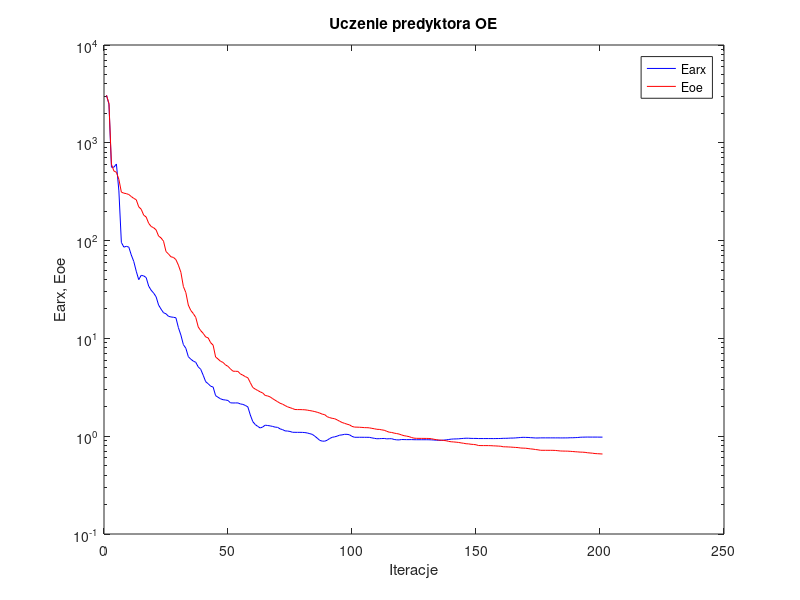
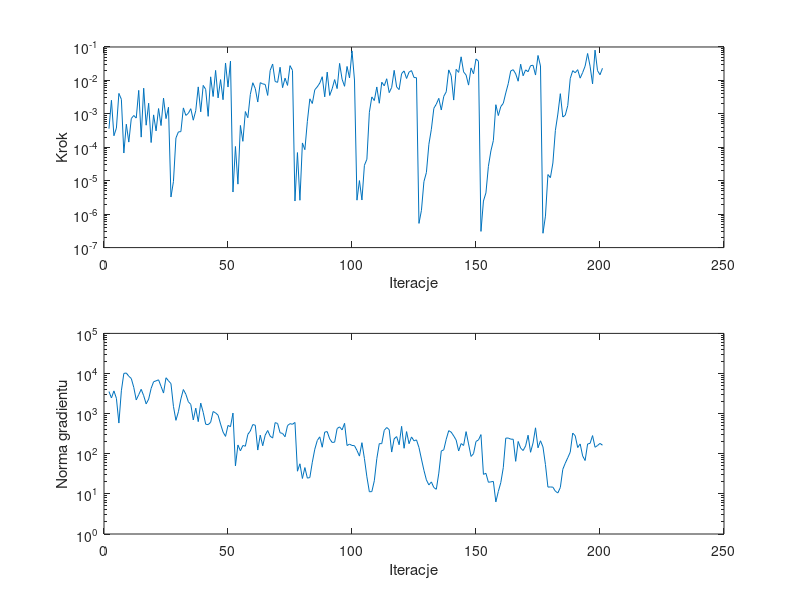

The MATLAB source for these figures, in order:
%uczenie predyktora oe
clear all;
n=0; farx(n+1)=3.067792e+003; foe(n+1)=3.060523e+003; wspucz(n+1)=0.000000e+000; ng(n+1)=0.000000e+000;
%odnowa zmiennej metryki
n=1; farx(n+1)=2.481435e+003; foe(n+1)=2.523756e+003; krok(n+1)=3.604935e-004; ng(n+1)=3.549037e+003;
n=2; farx(n+1)=5.621231e+002; foe(n+1)=6.031760e+002; krok(n+1)=2.547833e-003; ng(n+1)=2.456315e+003;
n=3; farx(n+1)=5.631688e+002; foe(n+1)=5.145396e+002; krok(n+1)=2.215284e-004; ng(n+1)=3.686579e+003;
n=4; farx(n+1)=6.073529e+002; foe(n+1)=4.996828e+002; krok(n+1)=3.748417e-004; ng(n+1)=2.412981e+003;
n=5; farx(n+1)=3.222175e+002; foe(n+1)=4.230248e+002; krok(n+1)=4.087375e-003; ng(n+1)=5.825334e+002;
n=6; farx(n+1)=9.591109e+001; foe(n+1)=3.131407e+002; krok(n+1)=2.728971e-003; ng(n+1)=3.712948e+003;
n=7; farx(n+1)=8.576862e+001; foe(n+1)=3.055381e+002; krok(n+1)=6.738910e-005; ng(n+1)=1.006654e+004;
n=8; farx(n+1)=8.742127e+001; foe(n+1)=3.022333e+002; krok(n+1)=4.898436e-004; ng(n+1)=1.028316e+004;
n=9; farx(n+1)=8.576748e+001; foe(n+1)=2.957975e+002; krok(n+1)=1.430113e-004; ng(n+1)=8.559681e+003;
n=10; farx(n+1)=7.130615e+001; foe(n+1)=2.822405e+002; krok(n+1)=7.209870e-004; ng(n+1)=7.517153e+003;
n=11; farx(n+1)=6.123633e+001; foe(n+1)=2.702223e+002; krok(n+1)=8.940659e-004; ng(n+1)=4.520904e+003;
n=12; farx(n+1)=4.862594e+001; foe(n+1)=2.618699e+002; krok(n+1)=7.476124e-004; ng(n+1)=2.197965e+003;
n=13; farx(n+1)=3.988054e+001; foe(n+1)=2.213921e+002; krok(n+1)=5.036156e-003; ng(n+1)=2.970622e+003;
n=14; farx(n+1)=4.413368e+001; foe(n+1)=2.092785e+002; krok(n+1)=2.015675e-004; ng(n+1)=4.039965e+003;
n=15; farx(n+1)=4.358424e+001; foe(n+1)=1.822012e+002; krok(n+1)=5.849663e-003; ng(n+1)=2.799427e+003;
n=16; farx(n+1)=4.191178e+001; foe(n+1)=1.743307e+002; krok(n+1)=4.576195e-004; ng(n+1)=1.748953e+003;
n=17; farx(n+1)=3.432986e+001; foe(n+1)=1.504937e+002; krok(n+1)=2.080994e-003; ng(n+1)=2.296669e+003;
n=18; farx(n+1)=3.110279e+001; foe(n+1)=1.394578e+002; krok(n+1)=1.387513e-004; ng(n+1)=4.244852e+003;
n=19; farx(n+1)=2.910594e+001; foe(n+1)=1.355111e+002; krok(n+1)=9.317073e-004; ng(n+1)=6.234162e+003;
n=20; farx(n+1)=2.668032e+001; foe(n+1)=1.287784e+002; krok(n+1)=3.093608e-004; ng(n+1)=6.561980e+003;
n=21; farx(n+1)=2.197201e+001; foe(n+1)=1.113914e+002; krok(n+1)=1.442683e-003; ng(n+1)=6.963176e+003;
n=22; farx(n+1)=1.992016e+001; foe(n+1)=1.065288e+002; krok(n+1)=4.470330e-004; ng(n+1)=4.793477e+003;
n=23; farx(n+1)=1.829932e+001; foe(n+1)=9.864115e+001; krok(n+1)=2.953444e-003; ng(n+1)=3.258485e+003;
n=24; farx(n+1)=1.785117e+001; foe(n+1)=7.731771e+001; krok(n+1)=7.209870e-004; ng(n+1)=7.844454e+003;
n=25; farx(n+1)=1.682390e+001; foe(n+1)=7.292265e+001; krok(n+1)=1.579878e-003; ng(n+1)=6.589375e+003;
%odnowa zmiennej metryki
n=26; farx(n+1)=1.656551e+001; foe(n+1)=6.828039e+001; krok(n+1)=3.261151e-006; ng(n+1)=5.591623e+003;
n=27; farx(n+1)=1.644533e+001; foe(n+1)=6.735647e+001; krok(n+1)=9.433029e-006; ng(n+1)=1.519833e+003;
n=28; farx(n+1)=1.624126e+001; foe(n+1)=6.388639e+001; krok(n+1)=1.895397e-004; ng(n+1)=6.810742e+002;
n=29; farx(n+1)=1.287913e+001; foe(n+1)=5.606523e+001; krok(n+1)=2.890024e-004; ng(n+1)=1.113838e+003;
n=30; farx(n+1)=1.082353e+001; foe(n+1)=4.744525e+001; krok(n+1)=2.939122e-004; ng(n+1)=2.326977e+003;
n=31; farx(n+1)=8.643014e+000; foe(n+1)=3.398050e+001; krok(n+1)=1.505777e-003; ng(n+1)=3.993003e+003;
n=32; farx(n+1)=7.927937e+000; foe(n+1)=2.940706e+001; krok(n+1)=8.989513e-004; ng(n+1)=3.040564e+003;
n=33; farx(n+1)=6.504855e+000; foe(n+1)=2.190701e+001; krok(n+1)=1.037622e-003; ng(n+1)=1.981968e+003;
n=34; farx(n+1)=6.130484e+000; foe(n+1)=1.930880e+001; krok(n+1)=1.427772e-003; ng(n+1)=1.693291e+003;
n=35; farx(n+1)=5.860334e+000; foe(n+1)=1.796137e+001; krok(n+1)=6.459813e-004; ng(n+1)=6.966670e+002;
n=36; farx(n+1)=5.694491e+000; foe(n+1)=1.639425e+001; krok(n+1)=1.250908e-003; ng(n+1)=1.369390e+003;
n=37; farx(n+1)=5.111723e+000; foe(n+1)=1.309497e+001; krok(n+1)=6.402952e-003; ng(n+1)=6.322520e+002;
n=38; farx(n+1)=4.827322e+000; foe(n+1)=1.199775e+001; krok(n+1)=1.150185e-003; ng(n+1)=1.830167e+003;
n=39; farx(n+1)=4.200581e+000; foe(n+1)=1.125899e+001; krok(n+1)=7.099884e-003; ng(n+1)=1.076974e+003;
n=40; farx(n+1)=3.608502e+000; foe(n+1)=1.035039e+001; krok(n+1)=5.400718e-003; ng(n+1)=5.442111e+002;
n=41; farx(n+1)=3.440611e+000; foe(n+1)=1.012597e+001; krok(n+1)=8.437340e-004; ng(n+1)=5.317216e+002;
n=42; farx(n+1)=3.245882e+000; foe(n+1)=9.039158e+000; krok(n+1)=1.279818e-002; ng(n+1)=6.083211e+002;
n=43; farx(n+1)=3.182409e+000; foe(n+1)=8.532492e+000; krok(n+1)=3.303309e-003; ng(n+1)=1.128650e+003;
n=44; farx(n+1)=2.598870e+000; foe(n+1)=6.456393e+000; krok(n+1)=1.991120e-002; ng(n+1)=1.043528e+003;
n=45; farx(n+1)=2.498762e+000; foe(n+1)=6.151660e+000; krok(n+1)=2.998733e-003; ng(n+1)=9.131857e+002;
n=46; farx(n+1)=2.411428e+000; foe(n+1)=5.830206e+000; krok(n+1)=1.056599e-002; ng(n+1)=5.506149e+002;
n=47; farx(n+1)=2.361332e+000; foe(n+1)=5.685224e+000; krok(n+1)=2.647020e-003; ng(n+1)=3.477625e+002;
n=48; farx(n+1)=2.344374e+000; foe(n+1)=5.354904e+000; krok(n+1)=3.320390e-002; ng(n+1)=2.708979e+002;
n=49; farx(n+1)=2.319368e+000; foe(n+1)=5.178520e+000; krok(n+1)=6.349841e-003; ng(n+1)=5.082210e+002;
n=50; farx(n+1)=2.193644e+000; foe(n+1)=4.873827e+000; krok(n+1)=3.781898e-002; ng(n+1)=4.722993e+002;
%odnowa zmiennej metryki
n=51; farx(n+1)=2.186693e+000; foe(n+1)=4.621602e+000; krok(n+1)=4.592378e-006; ng(n+1)=1.033897e+003;
n=52; farx(n+1)=2.188387e+000; foe(n+1)=4.610511e+000; krok(n+1)=1.057004e-004; ng(n+1)=4.983088e+001;
n=53; farx(n+1)=2.189503e+000; foe(n+1)=4.600276e+000; krok(n+1)=7.909320e-006; ng(n+1)=1.656045e+002;
n=54; farx(n+1)=2.137102e+000; foe(n+1)=4.331381e+000; krok(n+1)=4.494798e-004; ng(n+1)=1.183450e+002;
n=55; farx(n+1)=2.114558e+000; foe(n+1)=4.206392e+000; krok(n+1)=1.509575e-004; ng(n+1)=1.608867e+002;
n=56; farx(n+1)=2.062789e+000; foe(n+1)=4.064560e+000; krok(n+1)=1.171923e-003; ng(n+1)=1.540748e+002;
n=57; farx(n+1)=1.994119e+000; foe(n+1)=3.960004e+000; krok(n+1)=7.663457e-004; ng(n+1)=3.043051e+002;
n=58; farx(n+1)=1.647307e+000; foe(n+1)=3.527546e+000; krok(n+1)=3.816075e-003; ng(n+1)=3.698384e+002;
n=59; farx(n+1)=1.409082e+000; foe(n+1)=3.147409e+000; krok(n+1)=8.521808e-003; ng(n+1)=5.344164e+002;
n=60; farx(n+1)=1.314780e+000; foe(n+1)=3.029808e+000; krok(n+1)=5.711090e-003; ng(n+1)=5.139154e+002;
n=61; farx(n+1)=1.259809e+000; foe(n+1)=2.931623e+000; krok(n+1)=2.261309e-003; ng(n+1)=1.236610e+002;
n=62; farx(n+1)=1.213238e+000; foe(n+1)=2.839833e+000; krok(n+1)=8.565378e-003; ng(n+1)=2.906608e+002;
n=63; farx(n+1)=1.242734e+000; foe(n+1)=2.767358e+000; krok(n+1)=7.876901e-003; ng(n+1)=1.583648e+002;
n=64; farx(n+1)=1.296786e+000; foe(n+1)=2.609302e+000; krok(n+1)=7.580530e-003; ng(n+1)=2.913064e+002;
n=65; farx(n+1)=1.286066e+000; foe(n+1)=2.579346e+000; krok(n+1)=3.558977e-003; ng(n+1)=3.803257e+002;
n=66; farx(n+1)=1.275401e+000; foe(n+1)=2.521209e+000; krok(n+1)=1.985729e-002; ng(n+1)=2.751806e+002;
n=67; farx(n+1)=1.258624e+000; foe(n+1)=2.421203e+000; krok(n+1)=3.094863e-002; ng(n+1)=2.459760e+002;
n=68; farx(n+1)=1.238400e+000; foe(n+1)=2.333376e+000; krok(n+1)=9.297805e-003; ng(n+1)=5.965864e+002;
n=69; farx(n+1)=1.231990e+000; foe(n+1)=2.253565e+000; krok(n+1)=8.751130e-003; ng(n+1)=5.692567e+002;
n=70; farx(n+1)=1.187980e+000; foe(n+1)=2.171872e+000; krok(n+1)=2.476948e-002; ng(n+1)=3.339747e+002;
n=71; farx(n+1)=1.167864e+000; foe(n+1)=2.126036e+000; krok(n+1)=6.072741e-003; ng(n+1)=3.210790e+002;
n=72; farx(n+1)=1.133488e+000; foe(n+1)=2.058574e+000; krok(n+1)=1.170476e-002; ng(n+1)=2.653307e+002;
n=73; farx(n+1)=1.129041e+000; foe(n+1)=1.997601e+000; krok(n+1)=7.088910e-003; ng(n+1)=5.038638e+002;
n=74; farx(n+1)=1.118359e+000; foe(n+1)=1.958244e+000; krok(n+1)=2.768352e-002; ng(n+1)=5.631302e+002;
n=75; farx(n+1)=1.096825e+000; foe(n+1)=1.919353e+000; krok(n+1)=2.001452e-002; ng(n+1)=5.421084e+002;
%odnowa zmiennej metryki
n=76; farx(n+1)=1.095889e+000; foe(n+1)=1.874398e+000; krok(n+1)=2.472091e-006; ng(n+1)=6.033475e+002;
n=77; farx(n+1)=1.095270e+000; foe(n+1)=1.871455e+000; krok(n+1)=6.946355e-005; ng(n+1)=3.671900e+001;
n=78; farx(n+1)=1.095090e+000; foe(n+1)=1.871043e+000; krok(n+1)=2.606251e-006; ng(n+1)=5.621830e+001;
n=79; farx(n+1)=1.094036e+000; foe(n+1)=1.867867e+000; krok(n+1)=1.347782e-004; ng(n+1)=2.418646e+001;
n=80; farx(n+1)=1.088956e+000; foe(n+1)=1.862135e+000; krok(n+1)=8.489916e-005; ng(n+1)=4.527006e+001;
n=81; farx(n+1)=1.078505e+000; foe(n+1)=1.847241e+000; krok(n+1)=5.990131e-004; ng(n+1)=2.469157e+001;
n=82; farx(n+1)=1.061446e+000; foe(n+1)=1.827956e+000; krok(n+1)=2.813867e-003; ng(n+1)=2.556072e+001;
n=83; farx(n+1)=1.044003e+000; foe(n+1)=1.808781e+000; krok(n+1)=2.040296e-003; ng(n+1)=6.169127e+001;
n=84; farx(n+1)=1.000349e+000; foe(n+1)=1.785277e+000; krok(n+1)=5.269205e-003; ng(n+1)=1.301303e+002;
n=85; farx(n+1)=9.546026e-001; foe(n+1)=1.756175e+000; krok(n+1)=6.425309e-003; ng(n+1)=2.146048e+002;
n=86; farx(n+1)=9.065225e-001; foe(n+1)=1.723444e+000; krok(n+1)=8.324349e-003; ng(n+1)=2.638864e+002;
n=87; farx(n+1)=8.908760e-001; foe(n+1)=1.680935e+000; krok(n+1)=1.289397e-002; ng(n+1)=1.454024e+002;
n=88; farx(n+1)=8.893363e-001; foe(n+1)=1.659924e+000; krok(n+1)=3.225080e-003; ng(n+1)=3.464562e+002;
n=89; farx(n+1)=9.100856e-001; foe(n+1)=1.582159e+000; krok(n+1)=1.773103e-002; ng(n+1)=3.568634e+002;
n=90; farx(n+1)=9.473029e-001; foe(n+1)=1.548485e+000; krok(n+1)=3.544455e-003; ng(n+1)=2.346726e+002;
n=91; farx(n+1)=9.743083e-001; foe(n+1)=1.523725e+000; krok(n+1)=5.627734e-003; ng(n+1)=1.911634e+002;
n=92; farx(n+1)=9.851426e-001; foe(n+1)=1.509273e+000; krok(n+1)=1.059400e-002; ng(n+1)=1.946044e+002;
n=93; farx(n+1)=1.001122e+000; foe(n+1)=1.469299e+000; krok(n+1)=5.694898e-003; ng(n+1)=4.254207e+002;
n=94; farx(n+1)=1.024837e+000; foe(n+1)=1.421876e+000; krok(n+1)=3.230410e-002; ng(n+1)=4.674038e+002;
n=95; farx(n+1)=1.031393e+000; foe(n+1)=1.381552e+000; krok(n+1)=1.086709e-002; ng(n+1)=3.933481e+002;
n=96; farx(n+1)=1.045421e+000; foe(n+1)=1.353464e+000; krok(n+1)=6.669234e-003; ng(n+1)=5.737742e+002;
n=97; farx(n+1)=1.045095e+000; foe(n+1)=1.327292e+000; krok(n+1)=2.617232e-002; ng(n+1)=1.603852e+002;
n=98; farx(n+1)=1.033361e+000; foe(n+1)=1.305728e+000; krok(n+1)=1.183106e-002; ng(n+1)=1.736075e+002;
n=99; farx(n+1)=9.963458e-001; foe(n+1)=1.260023e+000; krok(n+1)=7.641651e-002; ng(n+1)=1.610871e+002;
n=100; farx(n+1)=9.750492e-001; foe(n+1)=1.239516e+000; krok(n+1)=1.027490e-002; ng(n+1)=1.591575e+002;
%odnowa zmiennej metryki
n=101; farx(n+1)=9.750728e-001; foe(n+1)=1.237733e+000; krok(n+1)=2.621559e-006; ng(n+1)=1.211896e+002;
n=102; farx(n+1)=9.752073e-001; foe(n+1)=1.234565e+000; krok(n+1)=1.010255e-005; ng(n+1)=8.742538e+001;
n=103; farx(n+1)=9.752647e-001; foe(n+1)=1.230239e+000; krok(n+1)=2.651164e-006; ng(n+1)=1.888102e+002;
n=104; farx(n+1)=9.744552e-001; foe(n+1)=1.223618e+000; krok(n+1)=2.890345e-005; ng(n+1)=7.644297e+001;
n=105; farx(n+1)=9.744045e-001; foe(n+1)=1.222382e+000; krok(n+1)=4.381554e-005; ng(n+1)=2.661127e+001;
n=106; farx(n+1)=9.736409e-001; foe(n+1)=1.217489e+000; krok(n+1)=1.116025e-003; ng(n+1)=1.127490e+001;
n=107; farx(n+1)=9.614858e-001; foe(n+1)=1.203087e+000; krok(n+1)=3.214272e-003; ng(n+1)=1.140082e+001;
n=108; farx(n+1)=9.516086e-001; foe(n+1)=1.191694e+000; krok(n+1)=2.500228e-003; ng(n+1)=2.127933e+001;
n=109; farx(n+1)=9.420574e-001; foe(n+1)=1.176409e+000; krok(n+1)=6.374691e-003; ng(n+1)=7.528321e+001;
n=110; farx(n+1)=9.437081e-001; foe(n+1)=1.173514e+000; krok(n+1)=2.075022e-003; ng(n+1)=1.788838e+002;
n=111; farx(n+1)=9.464051e-001; foe(n+1)=1.161097e+000; krok(n+1)=8.855578e-003; ng(n+1)=1.784881e+002;
n=112; farx(n+1)=9.482948e-001; foe(n+1)=1.149681e+000; krok(n+1)=6.884472e-003; ng(n+1)=3.837341e+002;
n=113; farx(n+1)=9.391583e-001; foe(n+1)=1.122841e+000; krok(n+1)=1.121665e-002; ng(n+1)=4.513290e+002;
n=114; farx(n+1)=9.425557e-001; foe(n+1)=1.099225e+000; krok(n+1)=4.312903e-003; ng(n+1)=3.994542e+002;
n=115; farx(n+1)=9.425261e-001; foe(n+1)=1.092093e+000; krok(n+1)=6.192369e-003; ng(n+1)=1.102592e+002;
n=116; farx(n+1)=9.258275e-001; foe(n+1)=1.075307e+000; krok(n+1)=2.001452e-002; ng(n+1)=2.353434e+002;
n=117; farx(n+1)=9.180130e-001; foe(n+1)=1.064105e+000; krok(n+1)=6.374691e-003; ng(n+1)=2.680667e+002;
n=118; farx(n+1)=9.164042e-001; foe(n+1)=1.051889e+000; krok(n+1)=5.320104e-003; ng(n+1)=1.679546e+002;
n=119; farx(n+1)=9.248836e-001; foe(n+1)=1.029987e+000; krok(n+1)=1.598692e-002; ng(n+1)=4.823085e+002;
n=120; farx(n+1)=9.235374e-001; foe(n+1)=1.011951e+000; krok(n+1)=1.923658e-002; ng(n+1)=1.370369e+002;
n=121; farx(n+1)=9.223386e-001; foe(n+1)=1.001973e+000; krok(n+1)=1.142380e-002; ng(n+1)=3.570589e+002;
n=122; farx(n+1)=9.222515e-001; foe(n+1)=9.901110e-001; krok(n+1)=1.773103e-002; ng(n+1)=1.779819e+002;
n=123; farx(n+1)=9.232118e-001; foe(n+1)=9.695749e-001; krok(n+1)=1.964862e-002; ng(n+1)=2.627852e+002;
n=124; farx(n+1)=9.208916e-001; foe(n+1)=9.551211e-001; krok(n+1)=1.219985e-002; ng(n+1)=2.097838e+002;
n=125; farx(n+1)=9.204919e-001; foe(n+1)=9.511560e-001; krok(n+1)=1.204622e-002; ng(n+1)=2.217304e+002;
%odnowa zmiennej metryki
n=126; farx(n+1)=9.204811e-001; foe(n+1)=9.504812e-001; krok(n+1)=5.294288e-007; ng(n+1)=1.433239e+002;
n=127; farx(n+1)=9.204835e-001; foe(n+1)=9.501546e-001; krok(n+1)=1.305099e-006; ng(n+1)=7.385225e+001;
n=128; farx(n+1)=9.203502e-001; foe(n+1)=9.495686e-001; krok(n+1)=9.399927e-006; ng(n+1)=3.872571e+001;
n=129; farx(n+1)=9.203271e-001; foe(n+1)=9.491670e-001; krok(n+1)=1.766648e-005; ng(n+1)=2.232175e+001;
n=130; farx(n+1)=9.198544e-001; foe(n+1)=9.479165e-001; krok(n+1)=1.230766e-004; ng(n+1)=1.672287e+001;
n=131; farx(n+1)=9.176150e-001; foe(n+1)=9.429602e-001; krok(n+1)=3.467612e-004; ng(n+1)=1.987275e+001;
n=132; farx(n+1)=9.142625e-001; foe(n+1)=9.301584e-001; krok(n+1)=1.462416e-003; ng(n+1)=1.437405e+001;
n=133; farx(n+1)=9.102656e-001; foe(n+1)=9.224663e-001; krok(n+1)=1.955378e-003; ng(n+1)=1.304202e+001;
n=134; farx(n+1)=9.074988e-001; foe(n+1)=9.126415e-001; krok(n+1)=2.914778e-003; ng(n+1)=3.290304e+001;
n=135; farx(n+1)=9.083288e-001; foe(n+1)=9.104110e-001; krok(n+1)=1.303632e-003; ng(n+1)=1.170621e+002;
n=136; farx(n+1)=9.123097e-001; foe(n+1)=9.046049e-001; krok(n+1)=3.334617e-003; ng(n+1)=1.255408e+002;
n=137; farx(n+1)=9.179046e-001; foe(n+1)=8.983956e-001; krok(n+1)=4.576361e-003; ng(n+1)=2.303239e+002;
n=138; farx(n+1)=9.258798e-001; foe(n+1)=8.850090e-001; krok(n+1)=2.065111e-002; ng(n+1)=3.763132e+002;
n=139; farx(n+1)=9.332608e-001; foe(n+1)=8.771051e-001; krok(n+1)=1.389524e-002; ng(n+1)=3.456769e+002;
n=140; farx(n+1)=9.369766e-001; foe(n+1)=8.736980e-001; krok(n+1)=2.583925e-003; ng(n+1)=2.790242e+002;
n=141; farx(n+1)=9.381619e-001; foe(n+1)=8.687739e-001; krok(n+1)=2.147336e-002; ng(n+1)=2.190085e+002;
n=142; farx(n+1)=9.405868e-001; foe(n+1)=8.630905e-001; krok(n+1)=1.737095e-002; ng(n+1)=1.171520e+002;
n=143; farx(n+1)=9.455587e-001; foe(n+1)=8.541644e-001; krok(n+1)=5.079872e-002; ng(n+1)=1.796909e+002;
n=144; farx(n+1)=9.501353e-001; foe(n+1)=8.467549e-001; krok(n+1)=1.797739e-002; ng(n+1)=1.607529e+002;
n=145; farx(n+1)=9.540072e-001; foe(n+1)=8.373098e-001; krok(n+1)=1.450364e-002; ng(n+1)=3.563196e+002;
n=146; farx(n+1)=9.529782e-001; foe(n+1)=8.347827e-001; krok(n+1)=7.242402e-003; ng(n+1)=1.758608e+002;
n=147; farx(n+1)=9.499636e-001; foe(n+1)=8.271167e-001; krok(n+1)=2.362755e-002; ng(n+1)=8.577441e+001;
n=148; farx(n+1)=9.487760e-001; foe(n+1)=8.236043e-001; krok(n+1)=1.576669e-002; ng(n+1)=1.005764e+002;
n=149; farx(n+1)=9.491042e-001; foe(n+1)=8.174214e-001; krok(n+1)=4.388300e-002; ng(n+1)=2.027989e+002;
n=150; farx(n+1)=9.462684e-001; foe(n+1)=8.034061e-001; krok(n+1)=3.737824e-002; ng(n+1)=2.206283e+002;
%odnowa zmiennej metryki
n=151; farx(n+1)=9.462550e-001; foe(n+1)=8.019116e-001; krok(n+1)=3.052036e-007; ng(n+1)=3.003024e+002;
n=152; farx(n+1)=9.462516e-001; foe(n+1)=8.018055e-001; krok(n+1)=2.471149e-006; ng(n+1)=3.063857e+001;
n=153; farx(n+1)=9.462663e-001; foe(n+1)=8.016188e-001; krok(n+1)=4.324013e-006; ng(n+1)=3.254462e+001;
n=154; farx(n+1)=9.461992e-001; foe(n+1)=8.012711e-001; krok(n+1)=2.703354e-005; ng(n+1)=1.946702e+001;
n=155; farx(n+1)=9.459806e-001; foe(n+1)=8.001022e-001; krok(n+1)=7.773395e-005; ng(n+1)=1.995008e+001;
n=156; farx(n+1)=9.453946e-001; foe(n+1)=7.972282e-001; krok(n+1)=1.596151e-004; ng(n+1)=2.045375e+001;
n=157; farx(n+1)=9.464062e-001; foe(n+1)=7.951582e-001; krok(n+1)=1.876224e-003; ng(n+1)=6.303515e+000;
n=158; farx(n+1)=9.468295e-001; foe(n+1)=7.922505e-001; krok(n+1)=8.897443e-004; ng(n+1)=1.147622e+001;
n=159; farx(n+1)=9.479766e-001; foe(n+1)=7.895242e-001; krok(n+1)=1.651908e-003; ng(n+1)=1.917232e+001;
n=160; farx(n+1)=9.513695e-001; foe(n+1)=7.796658e-001; krok(n+1)=2.063028e-003; ng(n+1)=4.507552e+001;
n=161; farx(n+1)=9.516427e-001; foe(n+1)=7.787353e-001; krok(n+1)=4.210497e-003; ng(n+1)=2.452035e+002;
n=162; farx(n+1)=9.536179e-001; foe(n+1)=7.765272e-001; krok(n+1)=7.990988e-003; ng(n+1)=2.466201e+002;
n=163; farx(n+1)=9.569276e-001; foe(n+1)=7.740537e-001; krok(n+1)=1.920518e-002; ng(n+1)=2.311577e+002;
n=164; farx(n+1)=9.572217e-001; foe(n+1)=7.706188e-001; krok(n+1)=2.093303e-002; ng(n+1)=2.301643e+002;
n=165; farx(n+1)=9.610840e-001; foe(n+1)=7.676392e-001; krok(n+1)=1.576669e-002; ng(n+1)=6.476131e+001;
n=166; farx(n+1)=9.651466e-001; foe(n+1)=7.645555e-001; krok(n+1)=9.466059e-003; ng(n+1)=2.024186e+002;
n=167; farx(n+1)=9.703403e-001; foe(n+1)=7.574758e-001; krok(n+1)=3.054889e-002; ng(n+1)=1.384154e+002;
n=168; farx(n+1)=9.740481e-001; foe(n+1)=7.552954e-001; krok(n+1)=1.378623e-002; ng(n+1)=1.203066e+002;
n=169; farx(n+1)=9.722725e-001; foe(n+1)=7.534175e-001; krok(n+1)=2.067140e-002; ng(n+1)=1.569243e+002;
n=170; farx(n+1)=9.708467e-001; foe(n+1)=7.480697e-001; krok(n+1)=1.819302e-002; ng(n+1)=2.896266e+002;
n=171; farx(n+1)=9.664021e-001; foe(n+1)=7.417098e-001; krok(n+1)=2.762153e-002; ng(n+1)=1.088670e+002;
n=172; farx(n+1)=9.631786e-001; foe(n+1)=7.378137e-001; krok(n+1)=2.842041e-002; ng(n+1)=1.858634e+002;
n=173; farx(n+1)=9.590508e-001; foe(n+1)=7.307752e-001; krok(n+1)=1.448480e-002; ng(n+1)=4.430393e+002;
n=174; farx(n+1)=9.593938e-001; foe(n+1)=7.255925e-001; krok(n+1)=5.576355e-002; ng(n+1)=1.408709e+002;
n=175; farx(n+1)=9.617511e-001; foe(n+1)=7.180568e-001; krok(n+1)=2.705929e-002; ng(n+1)=2.106416e+002;
%odnowa zmiennej metryki
n=176; farx(n+1)=9.617505e-001; foe(n+1)=7.176423e-001; krok(n+1)=2.685461e-007; ng(n+1)=1.483508e+002;
n=177; farx(n+1)=9.617376e-001; foe(n+1)=7.175254e-001; krok(n+1)=8.733205e-007; ng(n+1)=5.389408e+001;
n=178; farx(n+1)=9.617123e-001; foe(n+1)=7.173830e-001; krok(n+1)=1.530761e-005; ng(n+1)=1.477376e+001;
n=179; farx(n+1)=9.617133e-001; foe(n+1)=7.172804e-001; krok(n+1)=1.235197e-005; ng(n+1)=1.487048e+001;
n=180; farx(n+1)=9.616608e-001; foe(n+1)=7.169998e-001; krok(n+1)=3.392764e-005; ng(n+1)=1.470009e+001;
n=181; farx(n+1)=9.611862e-001; foe(n+1)=7.151271e-001; krok(n+1)=3.164277e-004; ng(n+1)=1.165685e+001;
n=182; farx(n+1)=9.616547e-001; foe(n+1)=7.108802e-001; krok(n+1)=9.854180e-004; ng(n+1)=1.054563e+001;
n=183; farx(n+1)=9.605834e-001; foe(n+1)=7.062044e-001; krok(n+1)=4.014511e-003; ng(n+1)=1.439744e+001;
n=184; farx(n+1)=9.606554e-001; foe(n+1)=7.048051e-001; krok(n+1)=8.031637e-004; ng(n+1)=4.102300e+001;
n=185; farx(n+1)=9.610575e-001; foe(n+1)=7.039886e-001; krok(n+1)=9.143281e-004; ng(n+1)=5.828902e+001;
n=186; farx(n+1)=9.614502e-001; foe(n+1)=7.032610e-001; krok(n+1)=1.772228e-003; ng(n+1)=7.952268e+001;
n=187; farx(n+1)=9.645059e-001; foe(n+1)=7.004726e-001; krok(n+1)=1.136409e-002; ng(n+1)=1.097386e+002;
n=188; farx(n+1)=9.642463e-001; foe(n+1)=6.973890e-001; krok(n+1)=1.955649e-002; ng(n+1)=3.282917e+002;
n=189; farx(n+1)=9.670837e-001; foe(n+1)=6.938606e-001; krok(n+1)=1.697282e-002; ng(n+1)=2.811466e+002;
n=190; farx(n+1)=9.694288e-001; foe(n+1)=6.911968e-001; krok(n+1)=2.096657e-002; ng(n+1)=1.429662e+002;
n=191; farx(n+1)=9.757338e-001; foe(n+1)=6.876628e-001; krok(n+1)=1.169933e-002; ng(n+1)=1.757675e+002;
n=192; farx(n+1)=9.778871e-001; foe(n+1)=6.865739e-001; krok(n+1)=1.715934e-002; ng(n+1)=8.827774e+001;
n=193; farx(n+1)=9.789253e-001; foe(n+1)=6.834200e-001; krok(n+1)=2.679765e-002; ng(n+1)=6.784339e+001;
n=194; farx(n+1)=9.802165e-001; foe(n+1)=6.771713e-001; krok(n+1)=6.394768e-002; ng(n+1)=1.752512e+002;
n=195; farx(n+1)=9.793427e-001; foe(n+1)=6.739487e-001; krok(n+1)=2.667694e-002; ng(n+1)=1.815552e+002;
n=196; farx(n+1)=9.792173e-001; foe(n+1)=6.701222e-001; krok(n+1)=7.883344e-003; ng(n+1)=2.837678e+002;
n=197; farx(n+1)=9.794228e-001; foe(n+1)=6.646630e-001; krok(n+1)=8.057849e-002; ng(n+1)=1.452015e+002;
n=198; farx(n+1)=9.791862e-001; foe(n+1)=6.622781e-001; krok(n+1)=1.961666e-002; ng(n+1)=1.603582e+002;
n=199; farx(n+1)=9.784102e-001; foe(n+1)=6.601399e-001; krok(n+1)=1.477175e-002; ng(n+1)=1.810711e+002;
n=200; farx(n+1)=9.783782e-001; foe(n+1)=6.575528e-001; krok(n+1)=2.307159e-002; ng(n+1)=1.635583e+002;

figure; semilogy(farx,'b'); hold on; semilogy(foe,'r'); xlabel('Iteracje'); ylabel('Earx, Eoe'); legend('Earx','Eoe'); title('Uczenie predyktora OE');
figure; subplot(2,1,1); semilogy(krok); xlabel('Iteracje'); ylabel('Krok');
subplot(2,1,2); semilogy(ng); xlabel('Iteracje'); ylabel('Norma gradientu');
Earx=farx(n+1)
Eoe=foe(n+1)
